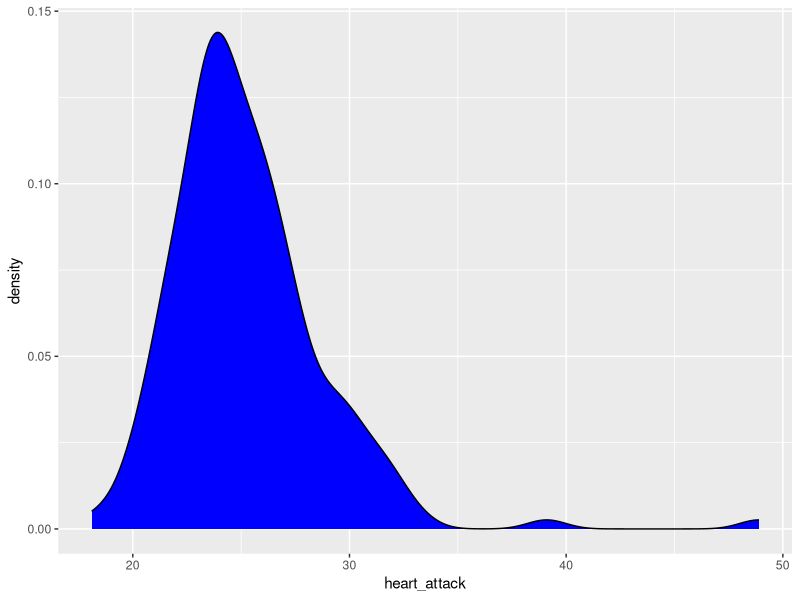
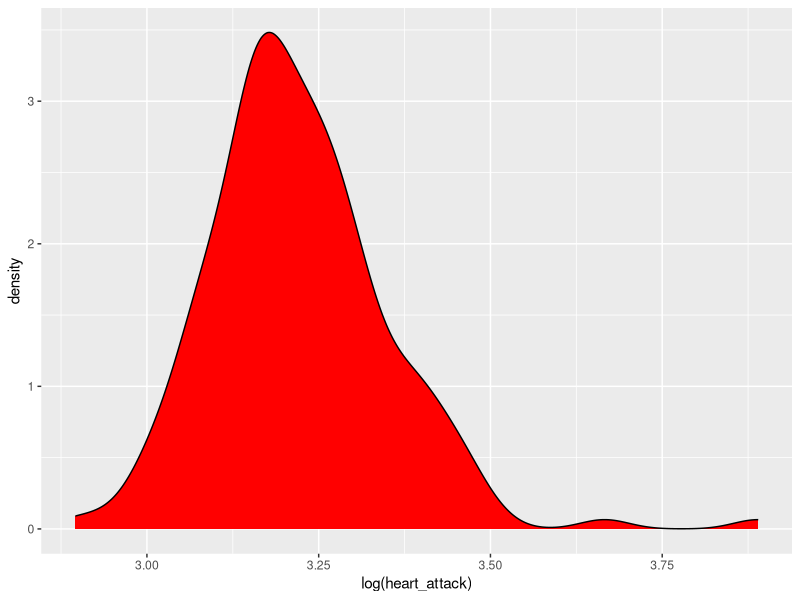
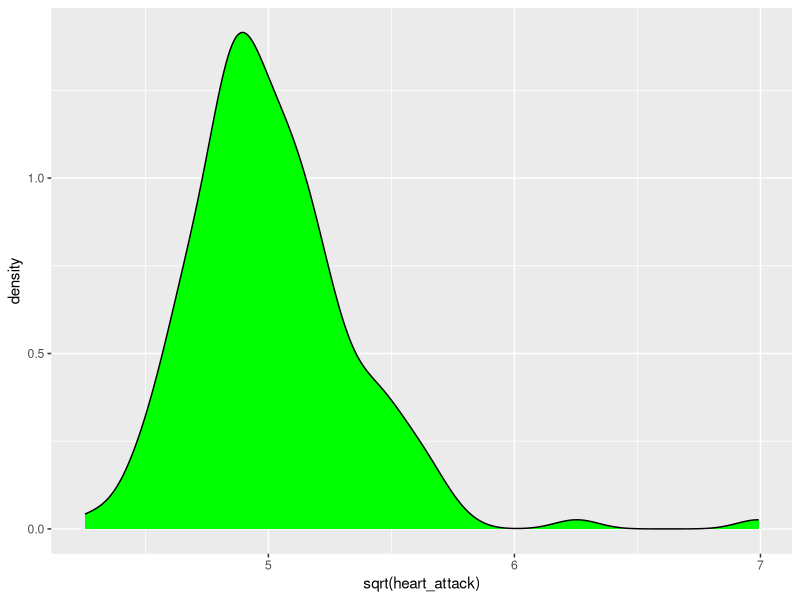
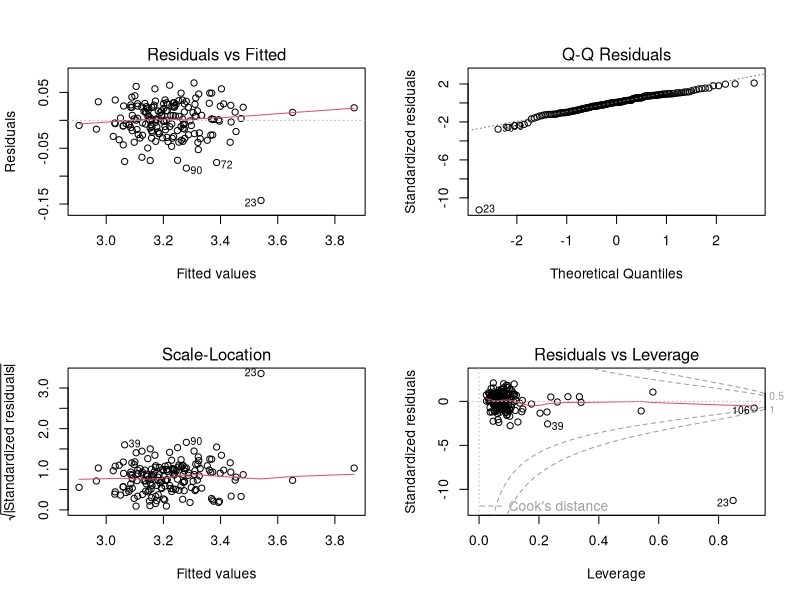
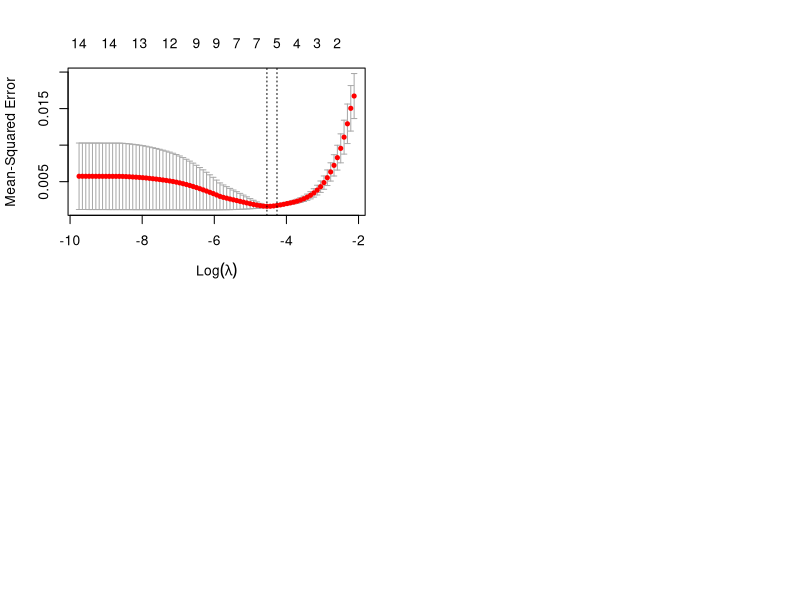

These charts were generated, in order, by the following R code:
## ---- chunk 1
library(dplyr)
library(ggplot2)
library(caret)
library(glmnet)
## ---- chunk 2
hearts <- read.csv("heart.csv")

summary(hearts)
## ---- chunk 3
## removing all missing values
hearts_nona <- hearts %>%
  select(-family_record, -past_record, -wrist_dim) %>%
  na.omit

## ---- chunk 4
set.seed(1)

## adding id variable
hearts_nona$id <- 1:nrow(hearts_nona)

## 75% train; 25% test
train <- hearts_nona %>% sample_frac(0.75)
test <- dplyr::anti_join(hearts_nona, train, by = 'id')

## removing id variable
train <- train %>% select(-id)
test <- test %>% select(-id)

dim(train)
dim(test)

## ---- chunk 5
## original
ggplot(train, aes(heart_attack)) +
  geom_density(fill = "blue")

## log transformed y
ggplot(train, aes(log(heart_attack))) +
  geom_density(fill = "red")

## sqrt transformed y
ggplot(train, aes(sqrt(heart_attack))) +
  geom_density(fill = "green")

## ---- chunk 6
## the full model
model1 <- lm(log(heart_attack) ~ ., data = train)
summary(model1)

## plotting the full model
par(mfrow = c(2,2))
plot(model1)
## ---- chunk 7
## prediction 
pred1 <- predict(model1, newdata = test)

# calculating rsme
RMSE <- sqrt(sum((exp(pred1) - test$heart_attack)^2) / length(test$heart_attack))

# calculating out-of-sample R^2
os_sst <- sum((test$heart_attack - mean(train$heart_attack))^2)
os_ssr <- sum((test$heart_attack - exp(pred1))^2)
out_sample_R2 <- 1 - os_ssr / os_sst

## R2(pred1, test$heart_attack)

# storing in-sample R^2
in_sample_R2 <- summary(model1)$r.squared

result <- data.frame(in_sample_R2, out_sample_R2, RMSE)
result
## ---- chunk 8
## set up for train() function
train_control <- trainControl(method = "cv", number = 8)

## training the model with CV
model2 <- train(log(heart_attack) ~ ., data = train, 
                method = "lm", 
                trControl = train_control)

print(model2)

## ---- chunk 9
## setting up response and predictors
y <- train$heart_attack
x <- data.matrix(train)[, -c(17)]

model3 <- cv.glmnet(x, log(y))

## storing the minimum and 1se lambda values
lambda_min <- model3$lambda.min
lambda_1se <- model3$lambda.1se

data.frame(lambda_min, lambda_1se)

plot(model3)
## ---- chunk 10
## running the CV Lasso models
model4_min <- glmnet(x, log(y), alpha = 1, lambda = lambda_min)
model5_1se <- glmnet(x, log(y), alpha = 1, lambda = lambda_1se)

## showing the selected variables within each model 
coef(model4_min)
coef(model5_1se)

## ---- chunk 11
## predicting with model 4 (lambda_min) and model 5 (lambda_1se) on train data
pred4 <- predict(model4_min, s = lambda_min, newx = x)
pred5 <- predict(model5_1se, s = lambda_1se, newx = x)

## R^2 for model 4
sst_m4 <- sum((y-mean(y))^2)
sse_m4 <- sum((exp(pred4) - y)^2)
R2_m4 <- 1 - sse_m4 / sst_m4

## R^2 for model 5
sst_m5 <- sum((y-mean(y))^2)
sse_m5 <- sum((exp(pred5) - y)^2)
R2_m5 <- 1 - sse_m5 / sst_m5

## ---- chunk 12
## Question 1 R^2
lm_OOS_Rsquare <- out_sample_R2

## Question 3 R^2
CV_8fold_Rsquare <- model2$results$Rsquared

## Question 5 R^2
Lasso_min_Rsquare <- R2_m4
Lasso_1se_Rsquare <- R2_m5

data.frame(lm_OOS_Rsquare, CV_8fold_Rsquare, Lasso_min_Rsquare, Lasso_1se_Rsquare)

